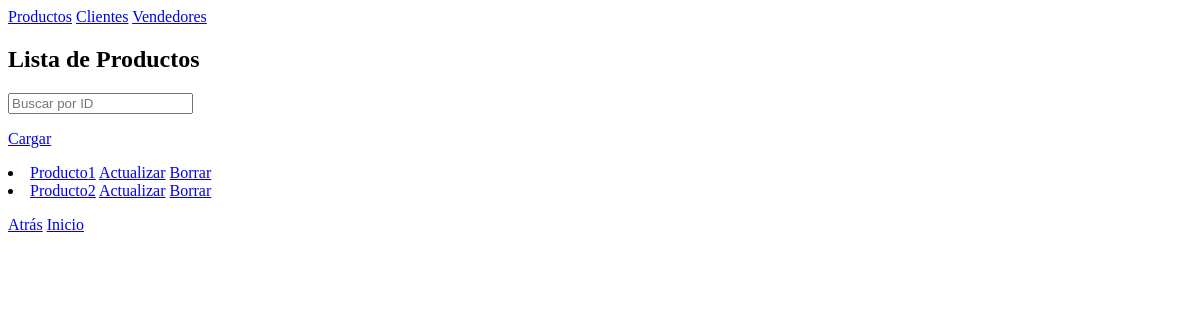
Before: / with the older database file.
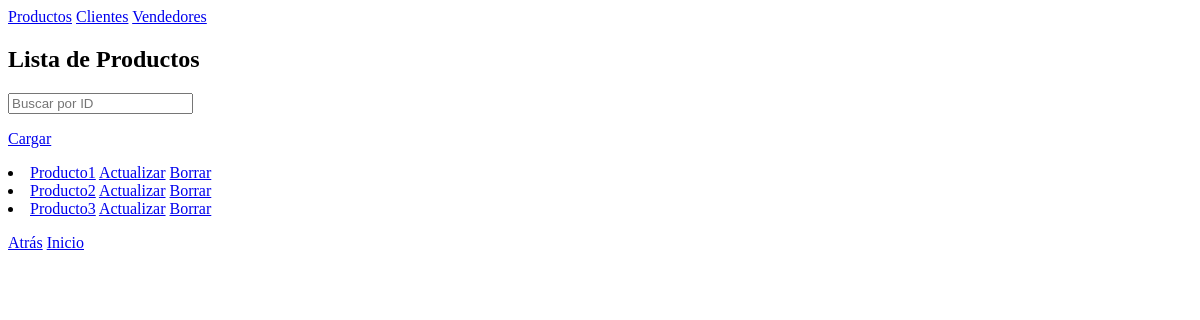
After: the same page with the newer database file.
### sales/models.py (models this page shows, shortened)
class Product(models.Model):
    name = models.CharField(max_length=64)
    price = models.DecimalField(max_digits=6, decimal_places=2)
    description = models.TextField()

### sales/views.py (the view)
# urls.py: path('', views.ProductList.as_view(), name='product_list'),
class ProductList(ListView):
    model = Product
    template_name = 'product/product_list.html'

### sales/templates/product/product_list.html (shortened to what this page needs)
{% extends 'base.html' %}
{% block content %}
    <div>
        <h2>Lista de Productos</h2>
        <form action="{% url 'product_search' %}" method="GET">
            <input name="q" type="number" placeholder="Buscar por ID">
        </form>
        <a href="{% url 'product_create' %}">Cargar</a>
    </div>
    {% if object_list %}
        {% for product in object_list %}
            <li>
                <a href="{% url 'product_detail' product.id %}">{{ product.name }}</a>
                <a href="{% url 'product_update' product.id %}">Actualizar</a>
                <a href="{% url 'product_delete' product.id %}">Borrar</a>
            </li>
        {% endfor %}
    {% else %}
        <p>No hay productos</p>
    {% endif %}
{% endblock content %}

Changed rows visible on the page:
added Product: name "Producto3"
